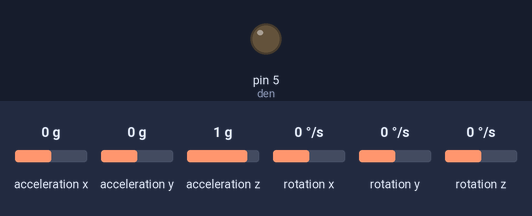
The sketch below on a simulated Arduino Uno, built with avr-gcc and run on an emulated ATmega328P. Parts: output pins drawn as LEDs (lit = HIGH). Inputs (shaded band) come from the test bench; at power-on: acceleration x 0 g, acceleration y 0 g, acceleration z 1 g, rotation x 0 °/s, rotation y 0 °/s, rotation z 0 °/s. What the sketch prints to the serial monitor is not drawn.

Above: at 4.2 s.
4.3 s: acceleration x set to -1 g
5.8 s: acceleration x set to -1.3 g
At 6.9 s:
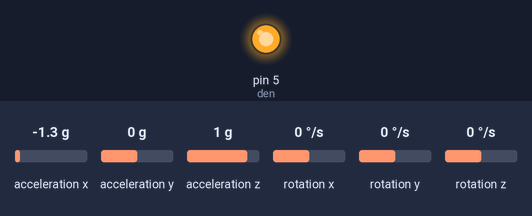
7.3 s: acceleration x set to -0.8 g
At 7.8 s:
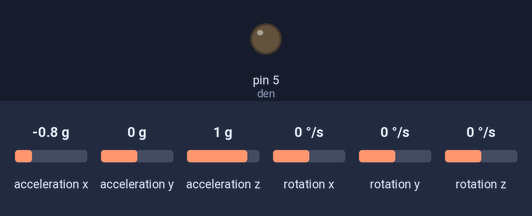
8.9 s: acceleration x set to -1.4 g
At 9.8 s:
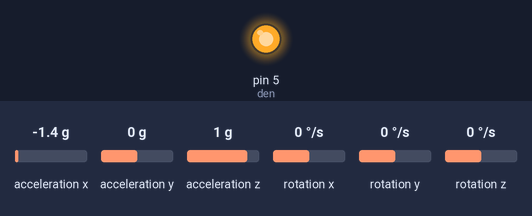
Timing chart, 0 to 11.5 s (numbered marks = the images above; inputs shaded):
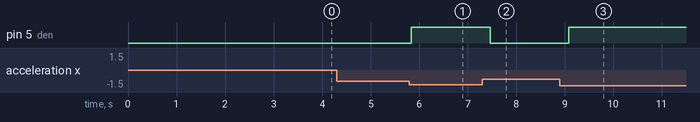

Measured:
- the behaviour switches between -1.1 and -1.2 g on acceleration x (found by bisection; images 0 and 1)
- after the input at 4.3 s, every drawn part: stays the same
- after the input at 5.8 s, pin 5 (den): LOW → HIGH at once
- after the input at 7.3 s, pin 5 (den): HIGH → LOW after 0.16 s
- after the input at 8.9 s, pin 5 (den): LOW → HIGH after 0.18 s

The sketch:

test1.ino
```cpp
#include <MPU6050_tockn.h>
#include <Wire.h>
MPU6050 mpu6050(Wire);

int x, y, z;
int den = 5;

void setup()
{
  Serial.begin(9600);

  Wire.begin();
  mpu6050.begin();
  mpu6050.calcGyroOffsets(true);

  pinMode(den,OUTPUT);
  digitalWrite(den, LOW);
}

void loop()
{
  mpu6050.update();
  x = mpu6050.getAngleX();
  y = mpu6050.getAngleY();
  z = mpu6050.getAngleZ();
  Serial.print("X: "); Serial.print(x); Serial.print("      ");
  Serial.print("Y: "); Serial.print(y); Serial.print("      ");
  Serial.print("Z: "); Serial.println(z);

  if (y >= 50 or y <= -50)
  {
    digitalWrite(den, HIGH);
    Serial.println("Đèn sáng");
  }
  else
  {
    digitalWrite(den, LOW);
    Serial.println("Đèn tắt");
  }
  delay(200);
}
```
